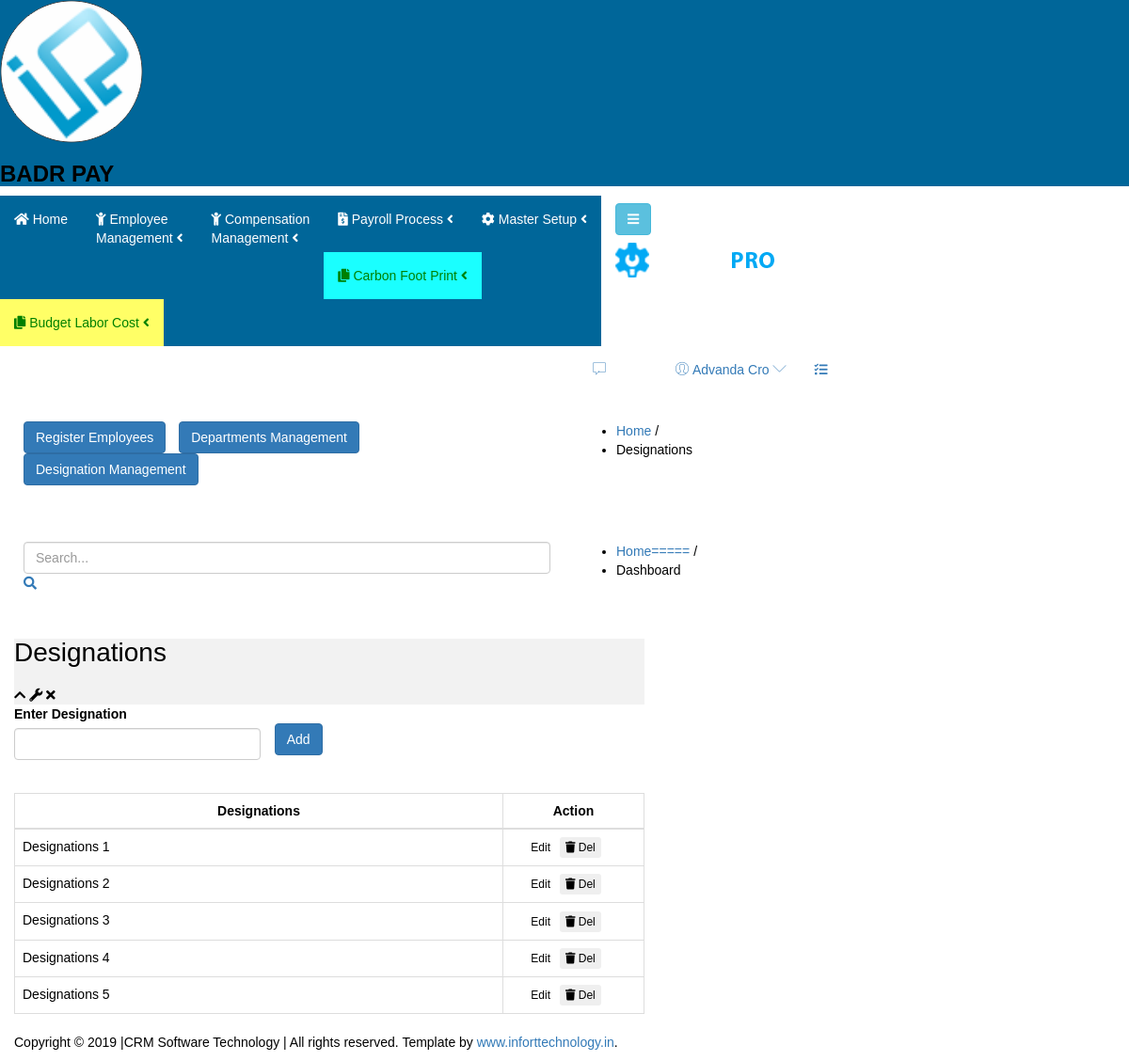
Screenshot of /Wamp/Forms/RegisterDesignations/Designations.php with the database file from the repository.
### tables this page shows
CREATE TABLE IF NOT EXISTS `designations` (
  `ID` int NOT NULL AUTO_INCREMENT,
  `designations` varchar(50) NOT NULL,
  PRIMARY KEY (`ID`)
);

### Wamp/Connection/dbconnecting.php (called while the page is built, shortened)
<?php
$host = "localhost";
$user = "root";
$password = "";
$database = "badrpayroll";
class DBHandle {
    private $connection;
    public function __construct($host, $user, $password, $database) {
        $this->connection = new mysqli($host, $user, $password, $database);
    }
    public function runQuery($query) {
        $result = $this->connection->query($query);
        return $result;
    }
}
$db_handle = new DBHandle($host, $user, $password, $database);
?>

### Wamp/Forms/RegisterDesignations/Designations.php (the view, shortened to what this page needs)
<?php
	require_once("../../Connection/dbconnecting.php");
?>
<!doctype html>
<html class="no-js" lang="en">
<head>
	<?php include('../../Include/headerlinks.php');
	?>
</head>
<body class="materialdesign">
    <div class="wrapper-pro">
        <?php include('../../Include/sidebar.php'); ?>
        <div class="content-inner-all">
            <?php include('../../Include/header.php'); ?>
            <div class="breadcome-area mg-b-30 small-dn">
                <div class="container-fluid">
                    <div class="row">
                        <div class="col-lg-12">
                            <div class="breadcome-list shadow-reset">
                                <div class="row">
                                    <div class="col-lg-6">
											<div class="menu-container">
                                    <a href="../EmployeeRegister/RegisterEmployee.php" class="btn btn-primary">Register Employees</a>
                                </div>
                                <div class="menu-container">
                                    <a href="../RegisterDepartment/Departments.php" class="btn btn-primary">Departments Management</a>
                                </div>
                                <div class="menu-container">
                                    <a href="../RegisterDesignations/Designations.php" class="btn btn-primary">Designation Management</a>
                                </div>
                                    </div>
                                    <div class="col-lg-6">
                                        <ul class="breadcome-menu">
                                            <li><a href="#">Home</a> <span class="bread-slash">/</span>
                                            </li>
                                            <li><span class="bread-blod">Designations</span>
                                            </li>
                                        </ul>
                                    </div>
                                </div>
                            </div>
                        </div>
                    </div>
                </div>
            </div>
			<?php include('../../Include/menuarea.php'); ?>
            <div class="admin-dashone-data-table-area mg-b-15">
                <div class="container-fluid">
                    <div class="row">
                        <div class="col-lg-7">
                            <div class="sparkline8-list shadow-reset">
                                <div class="sparkline8-hd" style="background-color:#f2f2f2;">
                                    <div class="main-sparkline8-hd">
                                        <h1>Designations</h1>
                                        <div class="sparkline8-outline-icon">
                                            <span class="sparkline8-collapse-link"><i class="fa fa-chevron-up"></i></span>
                                            <span><i class="fa fa-wrench"></i></span>
                                            <span class="sparkline8-collapse-close"><i class="fa fa-times"></i></span>
                                        </div>
                                    </div>
                                </div>
                                <div class="sparkline8-graph">
									<form id="form1" name="form1" method="post" autocomplete="off" action="">
										<div class="row">
											<div class="col-md-5">
												<div class="form-group">
													<label for="txtDesignations" style="text-align: left; display: block;" >Enter Designation</label>
													<input type="text" class="form-control" id="txtDesignations">
												</div>
											</div>
											<div class="form-group" style="text-align: left; display: block;"><br>
												<button type="button" class="Add_Button btn btn-primary" id="Add_Button">Add</button>
											</div>
										</div>
									</form>
									<br>
										<div id="Insert_Designation" >
											<table class="table table-bordered" >
												<thead>
													<tr>
														<th  style="  text-align:center;">Designations</th>
														<th  style="  text-align:center;">Action</th>
													</tr>
												</thead>
												<tbody>
												<?php
												$queryA = "SELECT * FROM `designations` ORDER BY `designations`.`designations` ASC";
												$resultA = $db_handle->runQuery($queryA);
												if(!empty($resultA)){
													foreach ($resultA as $r) {
														$ID=$r['ID'];
														?>
														<tr id="show">
															<td style ="text-align:left;" id="designations-<?php echo $ID; ?>"><?php echo $r['designations']; ?></td>
															<td style="width:150px;"><div class="btn-group project-list-action"><button class="btn btn-white btn-xs Update btn-hover-edit" id="<?php echo $ID; ?>"><i class="fa fa-pencil"></i> Edit</button></div>
															<div class="btn-group project-list-action"><button class="btn btn-white btn-xs Delete" id="<?php echo $ID; ?>"><i class="fa fa-trash"></i></i> Del</button></div></td>
														</tr>
														<?php
													}
												}	?>
												</tbody>
											</table>
										</div>
                                    </div>
                                </div>
                            </div>
                        </div>
                    </div>
                </div>
            </div>
        </div>
    <?php include('../../Include/footer.php'); ?>
</body>
</html>

### Wamp/Forms/css/style.css (style rules this page uses)
body { font-family: "Poppins", sans-serif; color: #000000; background-color: #ffffff; }
.btn, .btn:focus { outline: none !important; -webkit-box-shadow: none; box-shadow: none; }

### Wamp/Forms/RegisterDesignations/Designations.php (style rules this page uses)
.btn-hover-edit { background-color: white; }
.menu-container { display: inline-block; margin-right: 10px; }
.breadcome-area { padding: 20px 0; }
.breadcome-list { padding: 10px; }

### rows the page displays
designations: designations "Designations 1"
designations: designations "Designations 2"
designations: designations "Designations 3"
designations: designations "Designations 4"
designations: designations "Designations 5"
